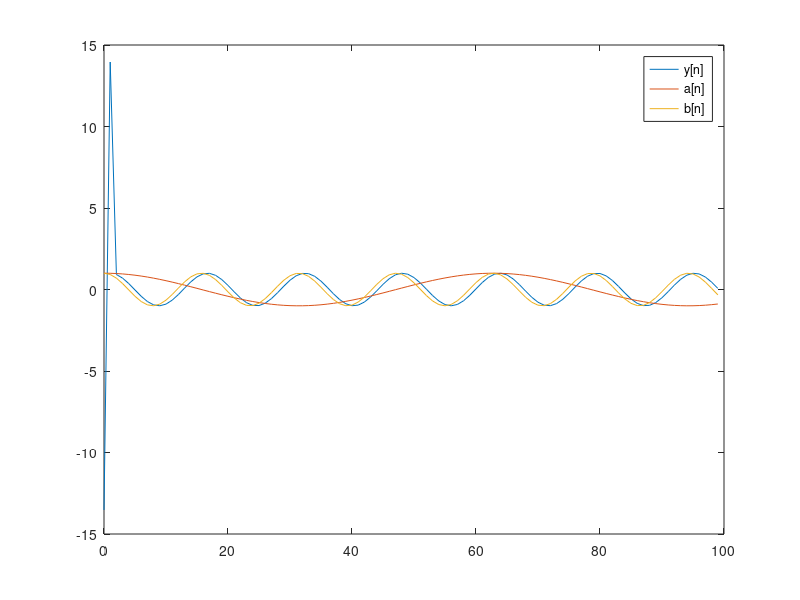

Write the MATLAB code that produced this figure.
pkg load signal;

clear all;

n = [0:99];
zi = [0 0];
a = cos(0.1*n);
b = cos(0.4*n);
h = [-6.76195 13.456335 -6.76195];
H = 2*(-6.76195)*cos(n) + 13.456335;
y = filter(h, 1, a + b, zi);
figure(1);
plot(n, y, n, a, n, b);
legend('y[n]', 'a[n]', 'b[n]');
print -depslatex "-S800,600" "highpassFilterExample1.tex"
